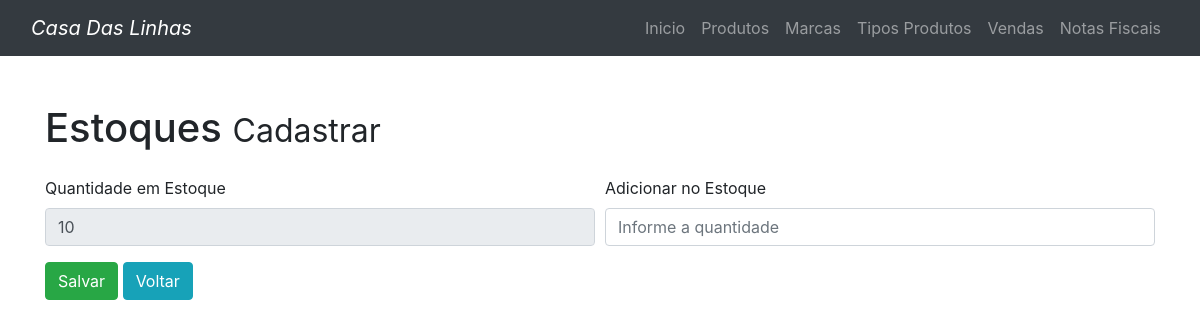
Before: /estoques/cadastrar.php?id=2 with the older database file.
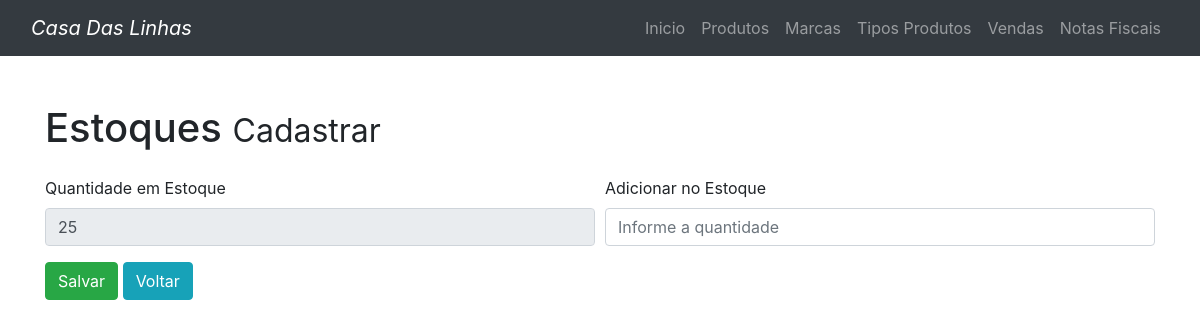
After: the same page with the newer database file.
### tables this page shows
CREATE TABLE `estoques` (
  `id` int(11) NOT NULL,
  `produto_id` int(11) NOT NULL,
  `nr_quantidade` int(11) NOT NULL
);

### conexaoBD/conexaoPDO.php (called while the page is built)
<?php
    class ConexaoPDO {
        public static $instance;
        public static function getInstance () {
            if(!isset(self::$instance)){
                try {
                    self::$instance = new PDO('mysql:host=localhost;dbname=casadaslinhas', 'root', '');
                    self::$instance->setAttribute( PDO::ATTR_ERRMODE, PDO::ERRMODE_EXCEPTION );
                    self::$instance->exec("set names utf8");
                } catch (PDOException $e) {
                    echo "Hovem algum problema com a CONEXAO com o Banco de Dados". $e->getMessage();
                    return false;
                }
            }
            return self::$instance;
        }
    }
?>

### validacoes/estoquesValidacoes.php (called while the page is built, shortened)
<?php
require_once DIR_DAO . 'estoquesDao.php';
class estoquesValidacoes {
    private $estoquesDao;
    public function __construct() {
        $this->estoquesDao = new estoquesDao();
    }
    public function buscarItemDoEstoque($produto_id) {
        try {
            return $this->estoquesDao->buscarItemDoEstoque($produto_id);
        } catch (Exception $e) {
            return 0;
        }
    }
}
?>

### dao/estoquesDao.php (called while the page is built, shortened)
<?php
require_once DIR_CONEXAOBD . 'conexaoPDO.php';
class estoquesDao {
    private $conexaoBD;
    public function __construct() {
        $this->conexaoBD = ConexaoPDO::getInstance();
    }
    public function buscarItemDoEstoque($produto_id) {
        try {
            $sql = "SELECT id, produto_id, nr_quantidade FROM estoques WHERE produto_id = :produto_id";
            $statement = $this->conexaoBD->prepare($sql);
            $statement->bindValue(":produto_id", $produto_id, PDO::PARAM_INT);
            $statement->execute();
            return $statement->fetch(PDO::FETCH_ASSOC);
        } catch (Exception $e) {
           throw new Exception($e);
        }
    }
}
?>

### estoques/cadastrar.php (the view, shortened to what this page needs)
<?php
    require_once '../parts/header.php';
    require_once DIR_PARTS . 'menus.php';
    require_once DIR_VALIDACOES . 'estoquesValidacoes.php';
    $estoquesValidacoes = new EstoquesValidacoes();
    $estoque = $estoquesValidacoes->buscarItemDoEstoque($_GET['id']);
    (isset($estoque) && !is_array($estoque) ?  $trocaBotao = 'cadastrado'  :  $trocaBotao = 'naoCadastrado');
?>
<div class="container my-5">
    <h1 class="my-4">Estoques
        <small>Cadastrar</small>
    </h1>
    <form method="post">
        <div class="form-row">
            <div class="form-group col-md-6">
                <label>Quantidade em Estoque</label>
                <input class="form-control" id="nr_quantidade_atual" name="nr_quantidade_atual" value="<?php echo $estoque['nr_quantidade']?>" placeholder="" disabled>
            </div>
            <div class="form-group col-md-6">
                <label>Adicionar no Estoque</label>
                <input class="form-control" id="nr_quantidade" name="nr_quantidade" value="" placeholder="Informe a quantidade">
            </div>
            <div class="form-group col-md-12">
                <?php if ($trocaBotao != 'cadastrado') { ?>
                    <button type='submit' class="btn btn-success"> Salvar</button>
                <?php } else { ?>
                    <a href="cadastrar.php"><button type='button' class="btn btn-dark"><i class="fa fa-plus-circle"></i> Cadastra Uma Nova Marca</button></a>
                <?php } ?>
                <a href="../produtos/pesquisar.php"><button type='button' id="button-novoProdutos" class="btn btn-info"> Voltar</button></a>
            </div>
        </div>
    </form>
</div>
<?php
    require_once DIR_PARTS . 'footer.php';
?>

Changed rows visible on the page:
changed estoques: nr_quantidade_atual "10" → "25"
